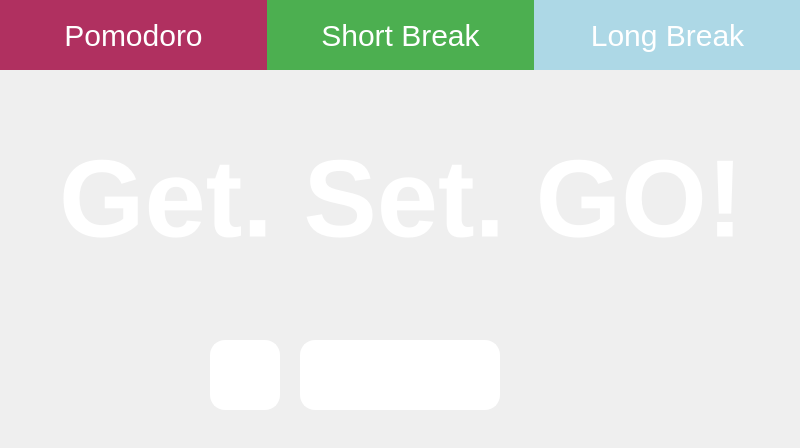
<?xml version="1.0" encoding="UTF-8"?>
<ui version="4.0">
 <class>MainWindow</class>
 <widget class="QMainWindow" name="MainWindow">
  <property name="geometry">
   <rect>
    <x>0</x>
    <y>0</y>
    <width>800</width>
    <height>448</height>
   </rect>
  </property>
  <property name="windowTitle">
   <string>MainWindow</string>
  </property>
  <property name="styleSheet">
   <string notr="true">MainWindow::MainWindow(QWidget *parent)
    : QMainWindow(parent)
    , ui(new Ui::MainWindow)
{
    ui-&gt;setupUi(this);

    // Set the background color using a stylesheet
    this-&gt;setStyleSheet(&quot;background-color: lightgray;&quot;); // Set to any color you want
}
</string>
  </property>
  <widget class="QWidget" name="centralwidget">
   <widget class="QPushButton" name="pomodoro">
    <property name="geometry">
     <rect>
      <x>0</x>
      <y>0</y>
      <width>267</width>
      <height>70</height>
     </rect>
    </property>
    <property name="styleSheet">
     <string notr="true">QPushButton {
    background-color: #B03060;  /* Pleasantly bright maroon */
    border-radius: 0px;  /* Rounded corners */
    border: 2px #8B1C47;  /* Slightly darker maroon for the border */
    padding: 10px;
    font-size: 30px;
    font-family: 'Arial Rounded MT Bold', 'Helvetica Rounded', sans-serif;  /* Rounded corner fonts */
    color: #FFFFFF;  /* White font color for contrast */
    transition: background-color 0.2s, transform 0.1s;  /* Smooth transition for background color and transform */
}

QPushButton:hover {
    background-color: #C04070;  /* Slightly lighter maroon when hovered */
}

QPushButton:pressed {
    background-color: #8B1C47;  /* Darker maroon when pressed */
    transform: translateY(2px);  /* Move button down slightly to simulate pressing */
}

#pomodoro:checked {
    border: 2px solid black;  /* Transparent border */
    box-shadow: 0 -2px 8px rgba(0, 0, 0, 0.3), 2px -2px 4px rgba(0, 0, 0, 0.3), -2px 0 4px rgba(0, 0, 0, 0.3);  /* Shadow effect on top, left, and right */
}

/* Short Break and Long Break Button Specific Styles */
#short_break:checked,
#long_break:checked {
    border-bottom: 2px solid #76c7c0;  /* Border only at the bottom */
    box-shadow: none;  /* No shadow effect */
}

QPushButton:focus {
    outline: none;  /* Remove focus outline */
}
</string>
    </property>
    <property name="text">
     <string>Pomodoro</string>
    </property>
   </widget>
   <widget class="QPushButton" name="short_break">
    <property name="geometry">
     <rect>
      <x>267</x>
      <y>0</y>
      <width>267</width>
      <height>70</height>
     </rect>
    </property>
    <property name="styleSheet">
     <string notr="true">QPushButton {
    background-color: #4CAF50;  /* Light green */
    border-radius: 0px;  /* No rounded corners */
    border: 2px #4CAF50;  /* Slightly darker green for the border */
    padding: 10px;
    font-size: 30px;
	font-family: 'Arial Rounded MT Bold', 'Helvetica Rounded', sans-serif;  /* Rounded corner fonts */
    color: #FFFFFF;  /* White font color for contrast */
    transition: background-color 0.3s ease, transform 0.1s ease;  /* Smooth transitions */
}

QPushButton:hover {
    background-color: #7CC576;  /* Darker green for hover */
}

QPushButton:pressed {
    background-color: #4A7F4F;  /* Even darker green for pressed state */
    transform: translateY(2px);  /* Move button down slightly to simulate pressing */
}

QPushButton:focus {
    outline: none;  /* Remove focus outline */
}
</string>
    </property>
    <property name="text">
     <string>Short Break</string>
    </property>
   </widget>
   <widget class="QPushButton" name="long_break">
    <property name="geometry">
     <rect>
      <x>534</x>
      <y>0</y>
      <width>267</width>
      <height>70</height>
     </rect>
    </property>
    <property name="styleSheet">
     <string notr="true">QPushButton {
    background-color: #ADD8E6;  /* Light blue */
    border-radius: 0px;  /* Rounded corners */
    border: 2px #ADD8E6;  /* Slightly darker blue for the border */
    padding: 10px;
    font-size: 30px;
	font-family: 'Arial Rounded MT Bold', 'Helvetica Rounded', sans-serif;  /* Rounded corner fonts */
    color: #FFFFFF;  /* White font color for contrast */
    transition: background-color 0.3s ease, transform 0.1s ease;  /* Smooth transitions */
}

QPushButton:hover {
    background-color: #7EC8E3;  /* Darker blue for hover */
}

QPushButton:pressed {
    background-color: #5A9BD5;  /* Even darker blue for pressed state */
    transform: translateY(2px);  /* Move button down slightly to simulate pressing */
}

QPushButton:focus {
    outline: none;  /* Remove focus outline */
}
</string>
    </property>
    <property name="text">
     <string>Long Break</string>
    </property>
   </widget>
   <widget class="QPushButton" name="start">
    <property name="geometry">
     <rect>
      <x>300</x>
      <y>340</y>
      <width>200</width>
      <height>70</height>
     </rect>
    </property>
    <property name="styleSheet">
     <string notr="true">QPushButton {
    background-color: white;  /* Pleasantly bright maroon */
    border-radius: 15px;  /* Rounded corners */
    border: 2px solid white;  /* Slightly darker maroon for the border */
    padding: 10px;
    font-size: 30px;
	font-family: 'Arial Rounded MT Bold', 'Helvetica Rounded', sans-serif;  /* Rounded corner fonts */
    color: #FFFFFF;  /* White font color for contrast */
    transition: background-color 0.2s, transform 0.1s;  /* Smooth transition for background color and transform */
}

QPushButton:hover {
    background-color: #C04070;  /* Slightly lighter maroon when hovered */
}

QPushButton:pressed {
    background-color: #8B1C47;  /* Darker maroon when pressed */
    transform: translateY(2px);  /* Move button down slightly to simulate pressing */
}

QPushButton:focus {
    outline: none;  /* Remove focus outline */
}
</string>
    </property>
    <property name="text">
     <string>Start</string>
    </property>
   </widget>
   <widget class="QLabel" name="label">
    <property name="geometry">
     <rect>
      <x>19</x>
      <y>83</y>
      <width>761</width>
      <height>231</height>
     </rect>
    </property>
    <property name="styleSheet">
     <string notr="true">QLabel {
    color: #FFFFFF;  /* White font color */
    font-size: 110px;  /* Extra-large font size */
    font-weight: bold;  /* Extra-bold font */
    font-family: 'Arial Rounded MT Bold', 'Helvetica Rounded', sans-serif;  /* Rounded corner fonts */
    /*background-color: #FFFFFF;  Black background for contrast */
    border-radius: 15px;  /* Rounded corners for the label */
    padding: 10px;  /* Padding around the text */
    qproperty-alignment: 'AlignCenter';  /* Center align the text */
}
</string>
    </property>
    <property name="text">
     <string>Get. Set. GO!</string>
    </property>
   </widget>
   <widget class="QPushButton" name="reset">
    <property name="geometry">
     <rect>
      <x>210</x>
      <y>340</y>
      <width>70</width>
      <height>70</height>
     </rect>
    </property>
    <property name="styleSheet">
     <string notr="true">QPushButton {
    background-color: white;  /* Pleasantly bright maroon */
    border-radius: 15px;  /* Rounded corners */
    border: 2px solid white;  /* Slightly darker maroon for the border */
    padding: 10px;
    font-size: 30px;
	font-family: 'Arial Rounded MT Bold', 'Helvetica Rounded', sans-serif;  /* Rounded corner fonts */
    color: #FFFFFF;  /* White font color for contrast */
    transition: background-color 0.2s, transform 0.1s;  /* Smooth transition for background color and transform */
}

QPushButton:hover {
    background-color: #C04070;  /* Slightly lighter maroon when hovered */
}

QPushButton:pressed {
    background-color: #8B1C47;  /* Darker maroon when pressed */
    transform: translateY(2px);  /* Move button down slightly to simulate pressing */
}

QPushButton:focus {
    outline: none;  /* Remove focus outline */
}
</string>
    </property>
    <property name="text">
     <string>🔁</string>
    </property>
   </widget>
  </widget>
 </widget>
 <resources/>
 <connections/>
</ui>
